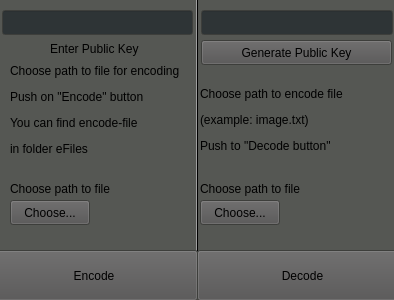
<?xml version="1.0" encoding="UTF-8"?>
<ui version="4.0">
 <class>Form</class>
 <widget class="QWidget" name="Form">
  <property name="geometry">
   <rect>
    <x>0</x>
    <y>0</y>
    <width>394</width>
    <height>300</height>
   </rect>
  </property>
  <property name="minimumSize">
   <size>
    <width>394</width>
    <height>300</height>
   </size>
  </property>
  <property name="maximumSize">
   <size>
    <width>394</width>
    <height>300</height>
   </size>
  </property>
  <property name="palette">
   <palette>
    <active>
     <colorrole role="Button">
      <brush brushstyle="SolidPattern">
       <color alpha="255">
        <red>82</red>
        <green>81</green>
        <blue>81</blue>
       </color>
      </brush>
     </colorrole>
     <colorrole role="Light">
      <brush brushstyle="SolidPattern">
       <color alpha="255">
        <red>0</red>
        <green>0</green>
        <blue>0</blue>
       </color>
      </brush>
     </colorrole>
     <colorrole role="Base">
      <brush brushstyle="SolidPattern">
       <color alpha="255">
        <red>46</red>
        <green>52</green>
        <blue>54</blue>
       </color>
      </brush>
     </colorrole>
     <colorrole role="Window">
      <brush brushstyle="SolidPattern">
       <color alpha="255">
        <red>85</red>
        <green>87</green>
        <blue>83</blue>
       </color>
      </brush>
     </colorrole>
     <colorrole role="Highlight">
      <brush brushstyle="SolidPattern">
       <color alpha="255">
        <red>43</red>
        <green>124</green>
        <blue>2</blue>
       </color>
      </brush>
     </colorrole>
    </active>
    <inactive>
     <colorrole role="Button">
      <brush brushstyle="SolidPattern">
       <color alpha="255">
        <red>82</red>
        <green>81</green>
        <blue>81</blue>
       </color>
      </brush>
     </colorrole>
     <colorrole role="Light">
      <brush brushstyle="SolidPattern">
       <color alpha="255">
        <red>0</red>
        <green>0</green>
        <blue>0</blue>
       </color>
      </brush>
     </colorrole>
     <colorrole role="Base">
      <brush brushstyle="SolidPattern">
       <color alpha="255">
        <red>46</red>
        <green>52</green>
        <blue>54</blue>
       </color>
      </brush>
     </colorrole>
     <colorrole role="Window">
      <brush brushstyle="SolidPattern">
       <color alpha="255">
        <red>85</red>
        <green>87</green>
        <blue>83</blue>
       </color>
      </brush>
     </colorrole>
     <colorrole role="Highlight">
      <brush brushstyle="SolidPattern">
       <color alpha="255">
        <red>43</red>
        <green>124</green>
        <blue>2</blue>
       </color>
      </brush>
     </colorrole>
    </inactive>
    <disabled>
     <colorrole role="Button">
      <brush brushstyle="SolidPattern">
       <color alpha="255">
        <red>82</red>
        <green>81</green>
        <blue>81</blue>
       </color>
      </brush>
     </colorrole>
     <colorrole role="Light">
      <brush brushstyle="SolidPattern">
       <color alpha="255">
        <red>0</red>
        <green>0</green>
        <blue>0</blue>
       </color>
      </brush>
     </colorrole>
     <colorrole role="Base">
      <brush brushstyle="SolidPattern">
       <color alpha="255">
        <red>85</red>
        <green>87</green>
        <blue>83</blue>
       </color>
      </brush>
     </colorrole>
     <colorrole role="Window">
      <brush brushstyle="SolidPattern">
       <color alpha="255">
        <red>85</red>
        <green>87</green>
        <blue>83</blue>
       </color>
      </brush>
     </colorrole>
     <colorrole role="Highlight">
      <brush brushstyle="SolidPattern">
       <color alpha="255">
        <red>145</red>
        <green>145</green>
        <blue>145</blue>
       </color>
      </brush>
     </colorrole>
    </disabled>
   </palette>
  </property>
  <property name="mouseTracking">
   <bool>false</bool>
  </property>
  <property name="contextMenuPolicy">
   <enum>Qt::DefaultContextMenu</enum>
  </property>
  <property name="acceptDrops">
   <bool>true</bool>
  </property>
  <property name="windowTitle">
   <string>EVA-8</string>
  </property>
  <property name="windowIcon">
   <iconset>
    <normaloff>../../Pictures/EV@.png</normaloff>../../Pictures/EV@.png</iconset>
  </property>
  <widget class="Line" name="line">
   <property name="geometry">
    <rect>
     <x>189</x>
     <y>-1</y>
     <width>16</width>
     <height>301</height>
    </rect>
   </property>
   <property name="orientation">
    <enum>Qt::Vertical</enum>
   </property>
  </widget>
  <widget class="QPushButton" name="sendBtn">
   <property name="geometry">
    <rect>
     <x>-10</x>
     <y>250</y>
     <width>208</width>
     <height>51</height>
    </rect>
   </property>
   <property name="cursor">
    <cursorShape>ArrowCursor</cursorShape>
   </property>
   <property name="text">
    <string>Encode</string>
   </property>
  </widget>
  <widget class="QPushButton" name="getBtn">
   <property name="geometry">
    <rect>
     <x>197</x>
     <y>250</y>
     <width>211</width>
     <height>51</height>
    </rect>
   </property>
   <property name="text">
    <string>Decode</string>
   </property>
  </widget>
  <widget class="QLineEdit" name="pkgBox">
   <property name="geometry">
    <rect>
     <x>201</x>
     <y>10</y>
     <width>192</width>
     <height>25</height>
    </rect>
   </property>
  </widget>
  <widget class="QPushButton" name="pkBtn">
   <property name="geometry">
    <rect>
     <x>201</x>
     <y>40</y>
     <width>191</width>
     <height>25</height>
    </rect>
   </property>
   <property name="text">
    <string>Generate Public Key</string>
   </property>
  </widget>
  <widget class="QLabel" name="pathToFile">
   <property name="geometry">
    <rect>
     <x>10</x>
     <y>180</y>
     <width>191</width>
     <height>17</height>
    </rect>
   </property>
   <property name="palette">
    <palette>
     <active>
      <colorrole role="Button">
       <brush brushstyle="SolidPattern">
        <color alpha="255">
         <red>136</red>
         <green>138</green>
         <blue>133</blue>
        </color>
       </brush>
      </colorrole>
     </active>
     <inactive>
      <colorrole role="Button">
       <brush brushstyle="SolidPattern">
        <color alpha="255">
         <red>136</red>
         <green>138</green>
         <blue>133</blue>
        </color>
       </brush>
      </colorrole>
     </inactive>
     <disabled>
      <colorrole role="Button">
       <brush brushstyle="SolidPattern">
        <color alpha="255">
         <red>136</red>
         <green>138</green>
         <blue>133</blue>
        </color>
       </brush>
      </colorrole>
     </disabled>
    </palette>
   </property>
   <property name="text">
    <string>Choose path to file</string>
   </property>
  </widget>
  <widget class="QPushButton" name="cpBtn">
   <property name="geometry">
    <rect>
     <x>10</x>
     <y>200</y>
     <width>80</width>
     <height>25</height>
    </rect>
   </property>
   <property name="text">
    <string>Choose...</string>
   </property>
  </widget>
  <widget class="QLineEdit" name="pksBox">
   <property name="geometry">
    <rect>
     <x>2</x>
     <y>10</y>
     <width>191</width>
     <height>25</height>
    </rect>
   </property>
  </widget>
  <widget class="QLabel" name="label">
   <property name="geometry">
    <rect>
     <x>50</x>
     <y>40</y>
     <width>101</width>
     <height>17</height>
    </rect>
   </property>
   <property name="text">
    <string>Enter Public Key</string>
   </property>
  </widget>
  <widget class="QLabel" name="label_2">
   <property name="geometry">
    <rect>
     <x>200</x>
     <y>80</y>
     <width>191</width>
     <height>81</height>
    </rect>
   </property>
   <property name="text">
    <string>&lt;html&gt;&lt;head/&gt;&lt;body&gt;&lt;p&gt;Choose path to encode file &lt;/p&gt;&lt;p&gt;(example: image.txt)&lt;/p&gt;&lt;p&gt;Push to &amp;quot;Decode button&amp;quot;&lt;/p&gt;&lt;/body&gt;&lt;/html&gt;</string>
   </property>
  </widget>
  <widget class="QLabel" name="label_3">
   <property name="geometry">
    <rect>
     <x>10</x>
     <y>60</y>
     <width>181</width>
     <height>101</height>
    </rect>
   </property>
   <property name="text">
    <string>&lt;html&gt;&lt;head/&gt;&lt;body&gt;&lt;p&gt;Choose path to file for encoding&lt;/p&gt;&lt;p&gt;Push on &amp;quot;Encode&amp;quot; button&lt;/p&gt;&lt;p&gt;You can find encode-file&lt;/p&gt;&lt;p&gt;in folder eFiles&lt;/p&gt;&lt;/body&gt;&lt;/html&gt;</string>
   </property>
  </widget>
  <widget class="QPushButton" name="dftBtn">
   <property name="geometry">
    <rect>
     <x>200</x>
     <y>200</y>
     <width>80</width>
     <height>25</height>
    </rect>
   </property>
   <property name="text">
    <string>Choose...</string>
   </property>
  </widget>
  <widget class="QLabel" name="pathToFile_2">
   <property name="geometry">
    <rect>
     <x>200</x>
     <y>180</y>
     <width>191</width>
     <height>17</height>
    </rect>
   </property>
   <property name="palette">
    <palette>
     <active>
      <colorrole role="Button">
       <brush brushstyle="SolidPattern">
        <color alpha="255">
         <red>136</red>
         <green>138</green>
         <blue>133</blue>
        </color>
       </brush>
      </colorrole>
     </active>
     <inactive>
      <colorrole role="Button">
       <brush brushstyle="SolidPattern">
        <color alpha="255">
         <red>136</red>
         <green>138</green>
         <blue>133</blue>
        </color>
       </brush>
      </colorrole>
     </inactive>
     <disabled>
      <colorrole role="Button">
       <brush brushstyle="SolidPattern">
        <color alpha="255">
         <red>136</red>
         <green>138</green>
         <blue>133</blue>
        </color>
       </brush>
      </colorrole>
     </disabled>
    </palette>
   </property>
   <property name="text">
    <string>Choose path to file</string>
   </property>
  </widget>
 </widget>
 <resources/>
 <connections/>
</ui>
